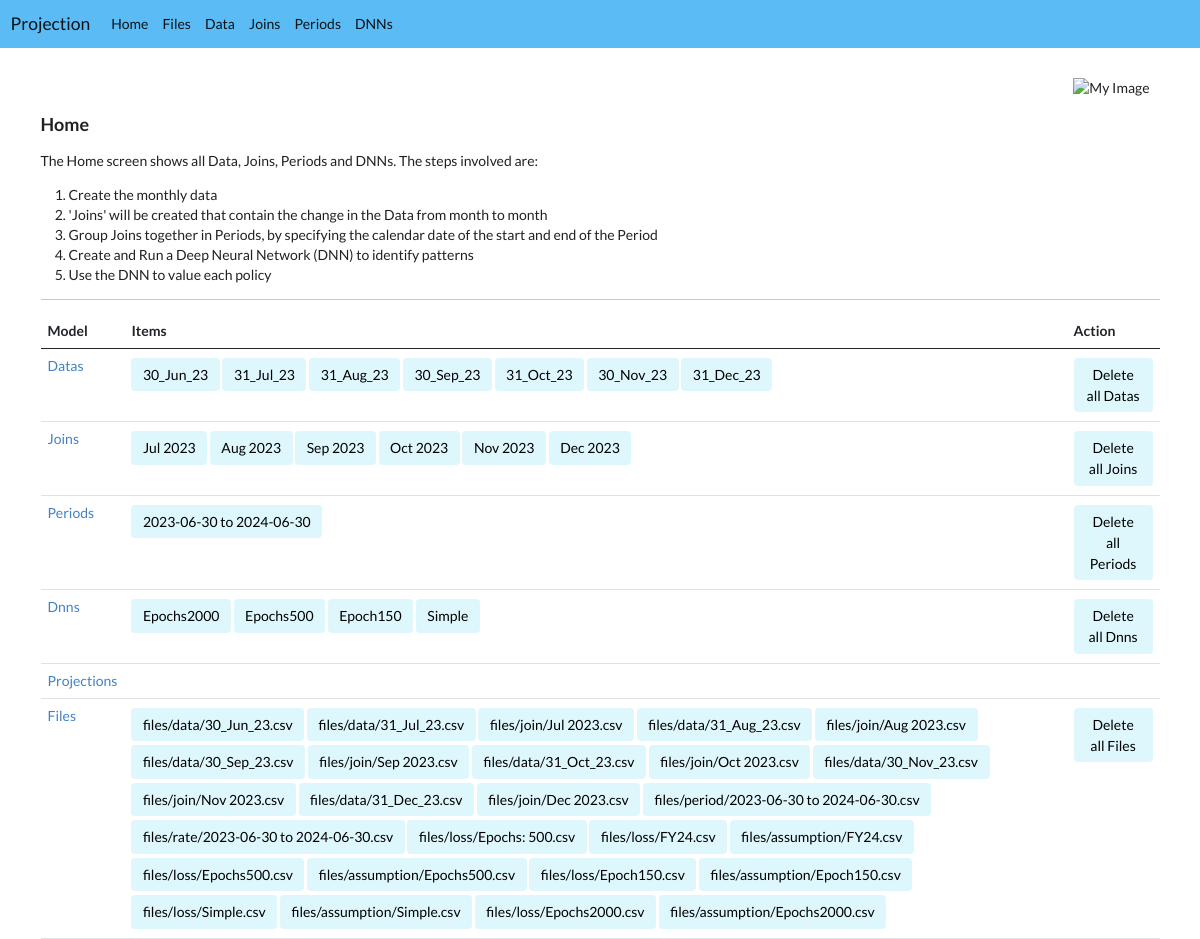
The page / on the database its author committed.
### app/models.py (models this page shows, shortened)
class Data(Model):
    name = "data"
    name_singular = "Data"
    name_plural = "Data"
    description = "The Data file contains a snapshot of the portfolio at the end of the relevant month."
    name = CharField(max_length=512, null=True)
    date = DateField(null=True, blank=True)
    file = ForeignKey(FileModel, related_name="data_file", on_delete=SET_NULL, null=True)
    df = None
    index = IntegerField(null=True, blank=True)
    value_factor = FloatField(null=True, blank=True)
    def __str__(self):
        if self.name: return self.name
        else: "No name given"
    def month_string(self):
        return f"{month_string(self.date.month)} {self.date.year}"

class Join(Model):
    name = "join"
    name_singular = "Join"
    name_plural = "Joins"
    description = "The Join file combines the Data file from the end of the previous month and the end of the current month. The change during the month for each record can be seen in the Join file. Joins are made automatically when Data files are created."
    name = CharField(max_length=10, null=True)
    start = ForeignKey(Data, blank=True, null=True, on_delete=SET_NULL, related_name="start")
    end = ForeignKey(Data, blank=True, null=True, on_delete=SET_NULL, related_name="end")
    end_date = DateField(null=True, blank=True)
    file = ForeignKey(FileModel, related_name="joint_file", on_delete=SET_NULL, null=True)
    def __str__(self):
        if self.end:
            return self.end.month_string()
        return "No end file"
    def files(self):
        return [self.file, ]

class FileModel(Model):
    TYPE_CHOICES = [
        ("start", "Start File"),
        ("end", "End File"),
        ("data", "Data File"),
        ("joint", "Joint File"),
        ("lapse", "Lapse File"),
        ("rate", "Rate File"),
        ("assumption", "Assumption File"),
        ("projection", "Projection File"),
    ]
    name = "file"
    name_singular = "File"
    name_plural = "Files"
    description = "Data, Joins, Periods and DNNs each create files. Those files are listed below. To view a file, click on the relevant button."
    name = CharField(max_length=512)
    time_stamp = DateTimeField(auto_now_add=True, null=True,blank=True)
    last_update = DateTimeField(null=True,blank=True)
    document = FileField(upload_to="files/", blank=True, null=True)
    type = CharField(max_length=100, blank=True, null=True, choices=TYPE_CHOICES)
    def __str__(self):
        if self.name: return self.name
        else: "No name given"
        return self.name

class Period(Model):
    name = "period"
    name_singular = "Period"
    name_plural = "Periods"
    description = "A Period contains all Joins with dates between the Period's start and end date."
    name = CharField(max_length=10, null=True)
    start_date = DateField(null=True, blank=True)
    end_date = DateField(null=True, blank=True)
    file = ForeignKey(FileModel, related_name="period_file", on_delete=SET_NULL, null=True)
    rate_file = ForeignKey(FileModel, related_name="rate_file", on_delete=SET_NULL, null=True)
    def __str__(self): return f"{self.start_date} to {self.end_date}"

class DNN(Model):
    name = "dnn"
    name_singular = "DNN"
    name_plural = "DNNs"
    description = "A Deep Neural Network (DNN) is defined by the number and size of its layers. Larger DNNs are more able to model complexity and more prone to 'over-fitting' the data. Each DNN is connected to a Period. The Joins in the Period are used to train the model."
    name = CharField(max_length=30, null=True)
    period = ForeignKey(Period, related_name="period", on_delete=SET_NULL, null=True)
    layers = CharField(max_length=512, null=True, default='20, 15, 10, 10, 5')
    model = CharField(max_length=512, null=True)
    epochs = IntegerField(default=150)
    assumption_file = ForeignKey(FileModel, related_name="assumption", on_delete=SET_NULL, null=True)
    loss_file = ForeignKey(FileModel, related_name="loss", on_delete=SET_NULL, null=True)
    proj_period = IntegerField(blank=True, null=True, default=5)
    mse = FloatField(null=True, blank=True)
    def __str__(self): return self.name
    def loss(self):
        if not self.loss_file: return None
        df = self.loss_file.df()
        final = df['loss'].iloc[-1]
        try:
            final50 = df['loss'].iloc[-11]
            improvement = round(100-(final50/final) * 100, 3)
            final = round (final, 2)
            return f"{final} ({improvement}%)"
        except:
            final = round (final, 2)
            return f"{final}"

### app/views.py (the view)
# urls.py: path("", home, name="home"),
def home(request):
    all = []
    for model_str in ["data", "join", "period", "dnn", "projection", "file"]:
        model, form = get_model(model_str)
        items = model.objects.all()
        all.append((model_str, items))
    context = {"all": all}
    return render(request, "home.html", context)

### app/forms.py (called while the page is built)
def get_model(model_str):
    if model_str == "file": return FileModel, None
    if model_str == "data": return Data, None
    if model_str == "join": return Join, None
    if model_str == "period": return Period, PeriodForm
    if model_str.lower() == "dnn": return DNN, DNNForm
    if model_str == "projection": return Projection, ProjectionForm
    if model_str == "proj_ind": return Proj_Ind, None
    if model_str == "setting": return Setting, SettingForm

### app/utilities.py (called while the page is built)
def month_string(month_number):
    months = {
        1: 'Jan',
        2: 'Feb',
        3: 'Mar',
        4: 'Apr',
        5: 'May',
        6: 'Jun',
        7: 'Jul',
        8: 'Aug',
        9: 'Sep',
        10: 'Oct',
        11: 'Nov',
        12: 'Dec'
    }
    return months.get(month_number, 'Invalid Month')

### app/templates/home.html
{% extends 'base.html'%}
{% block content %}
<h3>Home</h3>
<p>The Home screen shows all Data, Joins, Periods and DNNs. The steps involved are:</p>
<ol>
    <li>Create the monthly data</li>
    <li>'Joins' will be created that contain the change in the Data from month to month</li>
    <li>Group Joins together in Periods, by specifying the calendar date of the start and end of the Period</li>
    <li>Create and Run a Deep Neural Network (DNN) to identify patterns</li>
    <li>Use the DNN to value each policy</li>
</ol>
<hr>
<table class="table">
    <thead class="tablehead">
        <th>Model</th>
        <th>Items</th>
        <th>Action</th>
    </thead>
    {% for model_str, items in all %}
        <tr>
            <td>
                <a href="{% url 'list' model_str %}">{{ model_str | capfirst }}s</a></td>
            <td>
                {% for item in items %}
                    <a class="btn btn-yak" href="{% url 'item' model_str item.id %}">{{ item }}</a>
                {% endfor %}
            </td>
            <td>
                {% if items|length > 0 %}
                    <a class="btn btn-yak" href="{% url 'delete_all' model_str %}">Delete all {{ model_str | capfirst }}s</a>
                {% elif model_str == "data" %}
                    <a class="btn btn-yak" href="{% url 'data_create' %}">Create initial Data</a><br><br>
                {% endif %}
            </td>
        </tr>
    {% endfor %}
</table>
{% endblock %}

### app/static/styles.css (style rules this page uses)
.btn-yak { color: black; background-color: #DEF7FC; border-color: #DEF7FC; margin-top: 2px; margin-bottom: 2px; }

### rows shown on the page
Data: name "30_Jun_23"
Data: name "31_Jul_23"
Data: name "31_Aug_23"
Data: name "30_Sep_23"
Data: name "31_Oct_23"
Data: name "30_Nov_23"
Data: name "31_Dec_23"
Join: end.date "Jul 2023"
Join: end.date "Aug 2023"
Join: end.date "Sep 2023"
Join: end.date "Oct 2023"
Join: end.date "Nov 2023"
Join: end.date "Dec 2023"
FileModel: type "Period", name "files/period/2023-06-30 to 2024-06-30.csv"
Period: start_date+end_date "2023-06-30 to 2024-06-30"
DNN: name "Epochs2000"
DNN: name "Epochs500"
DNN: name "Epoch150"
DNN: name "Simple"
FileModel: name "files/data/30_Jun_23.csv"
FileModel: name "files/data/31_Jul_23.csv"
FileModel: name "files/join/Jul 2023.csv"
FileModel: name "files/data/31_Aug_23.csv"
FileModel: name "files/join/Aug 2023.csv"
FileModel: name "files/data/30_Sep_23.csv"
FileModel: name "files/join/Sep 2023.csv"
FileModel: name "files/data/31_Oct_23.csv"
FileModel: name "files/join/Oct 2023.csv"
FileModel: name "files/data/30_Nov_23.csv"
FileModel: name "files/join/Nov 2023.csv"
FileModel: name "files/data/31_Dec_23.csv"
FileModel: name "files/join/Dec 2023.csv"
FileModel: name "files/rate/2023-06-30 to 2024-06-30.csv"
FileModel: name "files/loss/Epochs: 500.csv"
FileModel: name "files/loss/FY24.csv"
FileModel: name "files/assumption/FY24.csv"
FileModel: name "files/loss/Epochs500.csv"
FileModel: name "files/assumption/Epochs500.csv"
FileModel: name "files/loss/Epoch150.csv"
FileModel: name "files/assumption/Epoch150.csv"
FileModel: name "files/loss/Simple.csv"
FileModel: name "files/assumption/Simple.csv"
FileModel: name "files/loss/Epochs2000.csv"
FileModel: name "files/assumption/Epochs2000.csv"

### other values the page prints
{{ model_str | capfirst }} "Data" "Join" "Dnn" "Projection" "File"
{{ model_str | capfirst }} "Data" "Join" "Dnn" "File"
